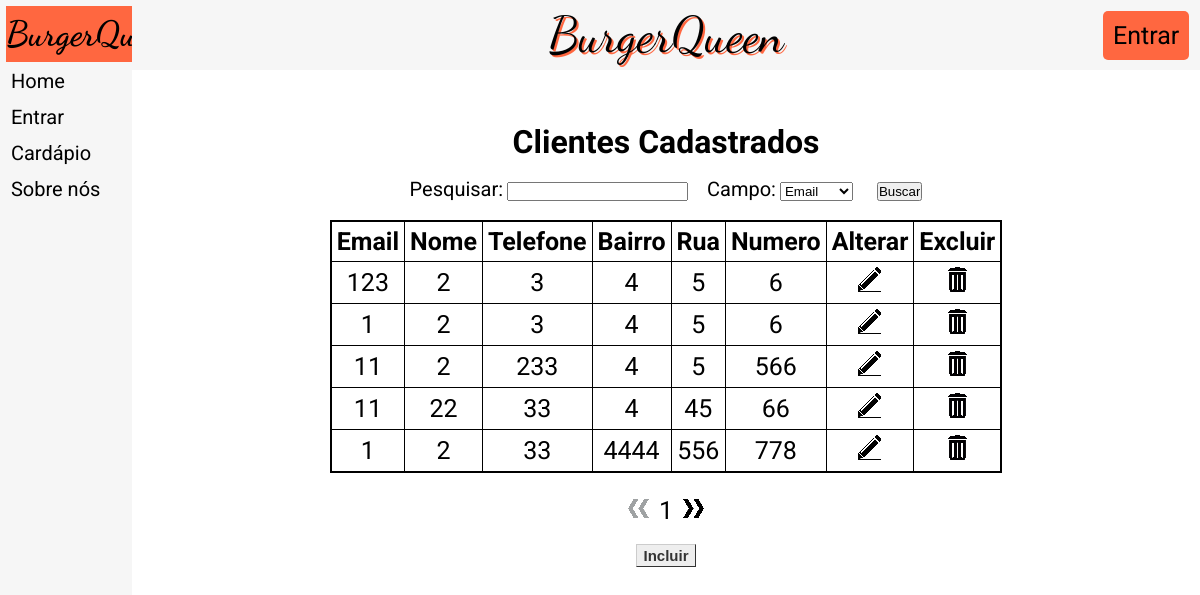
The app's page /login/consultar.php with its own data.
### tables this page shows
CREATE TABLE IF NOT EXISTS `tb_cliente` (
  `id` int(11) NOT NULL AUTO_INCREMENT,
  `email_cliente` varchar(250) NOT NULL,
  `nome_cliente` varchar(50) NOT NULL,
  `telefone_cliente` int(11) NOT NULL,
  `bairro` varchar(50) NOT NULL,
  `rua` varchar(50) NOT NULL,
  `numero` int(5) NOT NULL,
  PRIMARY KEY (`id`)
);

### login/consultar.php (the view, shortened to what this page needs)
<!DOCTYPE html>
<html lang="pt-br">
	<head>
        <link rel="stylesheet" href="../index.css">
	</head>
	<body>
    <table>
    <tr>
        <td id="ContMenu">
            <table id="TabelaMenu">
                <thead>
                <tr><th id="NomeMenu">
                    <a href="../">BurgerQueen</a>
                </th></tr>
                </thead>
                <tbody>
                <tr><td  class="ItemMenu">
                    <a href="../">Home</a>
                </td></tr>
                <tr><td  class="ItemMenu">
                    <a href="../login/">Entrar</a>
                </td></tr>
                <tr><td  class="ItemMenu">
                    <a href="../cardapio/">Cardápio</a>
                </td></tr>
                <tr><td  class="ItemMenu">
                    <a href="../sobre/">Sobre nós</a>
                </td></tr>
                </tbody>
            </table>
        </td>
        <td id="ContSite">
            <nav>
                <a href="../" id="NomeSite">BurgerQueen</a>
                <a href="../login/incluir/" id="BotaoLogin"><div>Entrar</div></a>
            </nav>
                <div class="DivCadastrados">
                    <?php
                        require_once"../app/conexao.php";
                        try
                        {
                            $ComandoSQL = "select*from tb_cliente";
                            $bq = $conexao->query($ComandoSQL);
                            echo"<h1 class='TituloCadastrados'>Clientes Cadastrados</h1>
                            <form method='POST' action='./pesquisa/' name='form_pesquisa'>
                                <label for='pesquisa' class='LabelPesquisa'>Pesquisar:</label>
                                <input name='pesquisa' type='text' id='pesquisa' required='required' class='InputPesquisa'>
                                <label for='campo' class='LabelPesquisa'>Campo:</label>
                                <select name='campo' id='campo' class='InputPesquisa'>
                                    <option value='email'>Email</option>
                                    <option value='nome'>Nome</option>
                                    <option value='telefone'>Telefone</option>
                                    <option value='bairro'>Bairro</option>
                                    <option value='rua'>Rua</option>
                                    <option value='numero'>Número</option>
                                </select>
                                <input type='submit' value='Buscar' id='BotaoPesquisar'>
                                <br><br>
                            </form>
                            <table class='TabelaCadastrados'>
                            <tr>
                                <th class='THTabelaCadastrados'>Email</th>
                                <th class='THTabelaCadastrados'>Nome</th>
                                <th class='THTabelaCadastrados'>Telefone</th>
                                <th class='THTabelaCadastrados'>Bairro</th>
                                <th class='THTabelaCadastrados'>Rua</th>
                                <th class='THTabelaCadastrados'>Numero</th>
                                <th class='THTabelaCadastrados'>Alterar</th>
                                <th class='THTabelaCadastrados'>Excluir</th>
                            </tr>
                            ";
                            $linhas = $bq->rowCount();
                            $pagina = $_GET['pag'];
                            $contador=0;
                            while ($i = $bq->fetch(PDO::FETCH_OBJ)) {
                                if($contador>=$pagina*5 && $contador<($pagina*5+5)){
                                    echo"<tr>
                                    <td class='TDTabelaCadastrados'>".$i->email_cliente."</td>
                                    <td class='TDTabelaCadastrados'>".$i->nome_cliente."</td>
                                    <td class='TDTabelaCadastrados'>".$i->telefone_cliente."</td>
                                    <td class='TDTabelaCadastrados'>".$i->bairro."</td>
                                    <td class='TDTabelaCadastrados'>".$i->rua."</td>
                                    <td class='TDTabelaCadastrados'>".$i->numero."</td>
                                    <td class='TDTabelaCadastrados'><a href='./alterar/index.php?id=".$i->id."&&re=".$pagina."'><img src='../imagens/editar.png' class='Alterar'></a></td>
                                    <td class='TDTabelaCadastrados'><a href='../app/excluir_cliente.php?id=".$i->id."&&re=".$pagina."'><img src='../imagens/excluir.png' class='Excluir'></a></td>
                                    </tr>";
                                }
                                $contador++;
                            }
                            echo"</table><br><br>";
                            if($pagina>0){
                                $voltar=$pagina-1;
                                echo"<a href='./consultar.php?pag=".$voltar."' class='Seta'><img src='../imagens/voltar.png' class='Seta'></a>";
                            }else{
                                echo"<img src='../imagens/NVoltar.png' class='SetaApagada'>";
                            }
                            $proximo=$pagina+1;
                            echo "<span class='npag'>".$proximo."</span>";
                            if($proximo>=$linhas/5){
                                echo"<img src='../imagens/NProximo.png' class='SetaApagada'>";
                            }else{
                                echo"<a href='./consultar.php?pag=".$proximo."' class='Seta'><img src='../imagens/proximo.png' class='Seta'></a>";
                            }
                            echo"<br><br><a href='incluir/' id='botao'>Incluir</a>";
                        } catch (PDOException $e) {
                            echo"erro";
                        }
                    ?>
                </div>
        </td>
    </tr>
    </table>
	</body>
</html>

### index.css (style rules this page uses)
* { padding: 0px; margin: 0px; color: #000000; }
body { font-family: 'Roboto', sans-serif; }
a { text-decoration: none; display: block; }
#ContMenu { background-color: #f6f6f6; position: fixed; top: 0px; left: 0px; height: 100%; width: 11%; }
#ContSite { background-color: #ffffff; position: absolute; top: 0px; left: 11%; height: 100%; width: 89%; }
#TabelaMenu { width: 94%; margin: 3%; font-size: 20px; }
#NomeMenu { background-color: #ff6740; padding-top: 7px; padding-bottom: 7px; font-family: 'Dancing Script', cursive; font-size: 35px; }
.ItemMenu { padding-top: 5px; padding-bottom: 5px; padding-left: 5px; }
nav { background-color: #f6f6f6; padding: 5px; text-align: center; }
#NomeSite { font-family: 'Dancing Script', cursive; font-size: 50px; display: inline; text-shadow: 2px 2px #ff6740; }
#BotaoLogin { display: inline-block; background-color: #ff6740; padding: 10px; border-radius: 5px; font-size: 25px; position: absolute; top: 1%; right: 1%; }
#botao { display: inline-block; font: bold 15px Arial; text-decoration: none; background-color: #EEEEEE; color: #333333; padding: 2px 6px 2px 6px; border-top: 1px solid #CCCCCC; border-right: 1px solid #333333; border-bottom: 1px solid #333333; border-left: 1px solid #CCCCCC; }
.DivCadastrados { position: relative; margin-left: 12.5%; margin-right: 12.5%; width: 75%; text-align: center; padding-top: 5%; }
.TabelaCadastrados { display: inline-block; border: 1px solid black; border-collapse: collapse; font-size: 25px; }
.TituloCadastrados { margin-bottom: 2%; }
.THTabelaCadastrados { border: 1px solid black; padding: 5px; }
.TDTabelaCadastrados { border: 1px solid black; padding: 5px; }
.npag { font-size: 25px; margin-left: 10px; margin-right: 10px; }
.Alterar, .Excluir { display: inline-block; }
.Seta, .SetaApagada { display: inline-block; }
.LabelPesquisa { font-size: 20px; }
.InputPesquisa { margin-right: 15px; }
#BotaoPesquisar { margin-left: 5px; }

### records on screen
tb_cliente: email_cliente "123", nome_cliente "2", telefone_cliente "3", bairro "4", rua "5", numero "6"
tb_cliente: email_cliente "1", nome_cliente "2", telefone_cliente "3", bairro "4", rua "5", numero "6"
tb_cliente: email_cliente "11", nome_cliente "2", telefone_cliente "233", bairro "4", rua "5", numero "566"
tb_cliente: email_cliente "11", nome_cliente "22", telefone_cliente "33", bairro "4", rua "45", numero "66"
tb_cliente: email_cliente "1", nome_cliente "2", telefone_cliente "33", bairro "4444", rua "556", numero "778"

### other values on screen
$proximo "1"
